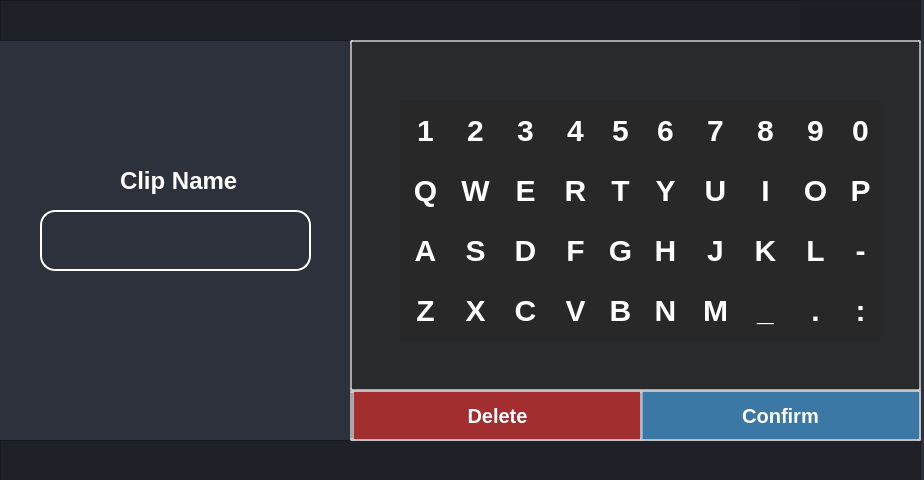
<?xml version="1.0" encoding="UTF-8"?>
<ui version="4.0">
 <class>Dialog</class>
 <widget class="QDialog" name="Dialog">
  <property name="geometry">
   <rect>
    <x>0</x>
    <y>0</y>
    <width>924</width>
    <height>480</height>
   </rect>
  </property>
  <property name="windowTitle">
   <string>Dialog</string>
  </property>
  <property name="styleSheet">
   <string notr="true">background-color: rgb(44,49,60);</string>
  </property>
  <widget class="QFrame" name="frame_2">
   <property name="geometry">
    <rect>
     <x>0</x>
     <y>440</y>
     <width>921</width>
     <height>41</height>
    </rect>
   </property>
   <property name="styleSheet">
    <string notr="true">background-color: rgba(27,29,35,200);</string>
   </property>
   <property name="frameShape">
    <enum>QFrame::StyledPanel</enum>
   </property>
   <property name="frameShadow">
    <enum>QFrame::Raised</enum>
   </property>
  </widget>
  <widget class="QFrame" name="frame">
   <property name="geometry">
    <rect>
     <x>0</x>
     <y>0</y>
     <width>921</width>
     <height>41</height>
    </rect>
   </property>
   <property name="styleSheet">
    <string notr="true">background-color: rgba(27,29,35,200);</string>
   </property>
   <property name="frameShape">
    <enum>QFrame::StyledPanel</enum>
   </property>
   <property name="frameShadow">
    <enum>QFrame::Raised</enum>
   </property>
   <widget class="QFrame" name="frame_btns_right">
    <property name="geometry">
     <rect>
      <x>800</x>
      <y>0</y>
      <width>120</width>
      <height>42</height>
     </rect>
    </property>
    <property name="sizePolicy">
     <sizepolicy hsizetype="Expanding" vsizetype="Preferred">
      <horstretch>0</horstretch>
      <verstretch>0</verstretch>
     </sizepolicy>
    </property>
    <property name="maximumSize">
     <size>
      <width>120</width>
      <height>16777215</height>
     </size>
    </property>
    <property name="frameShape">
     <enum>QFrame::NoFrame</enum>
    </property>
    <property name="frameShadow">
     <enum>QFrame::Raised</enum>
    </property>
    <layout class="QHBoxLayout" name="horizontalLayout_5">
     <property name="spacing">
      <number>0</number>
     </property>
     <property name="leftMargin">
      <number>0</number>
     </property>
     <property name="topMargin">
      <number>0</number>
     </property>
     <property name="rightMargin">
      <number>0</number>
     </property>
     <property name="bottomMargin">
      <number>0</number>
     </property>
     <item>
      <widget class="QPushButton" name="minimize_nameclip">
       <property name="sizePolicy">
        <sizepolicy hsizetype="Minimum" vsizetype="Expanding">
         <horstretch>0</horstretch>
         <verstretch>0</verstretch>
        </sizepolicy>
       </property>
       <property name="minimumSize">
        <size>
         <width>40</width>
         <height>0</height>
        </size>
       </property>
       <property name="maximumSize">
        <size>
         <width>40</width>
         <height>16777215</height>
        </size>
       </property>
       <property name="toolTip">
        <string>Minimize</string>
       </property>
       <property name="styleSheet">
        <string notr="true">QPushButton {	
	border: none;
	background-color: transparent;
}
QPushButton:hover {
	background-color: rgb(52, 59, 72);
}
QPushButton:pressed {	
	background-color: rgb(85, 170, 255);
}</string>
       </property>
       <property name="text">
        <string/>
       </property>
       <property name="icon">
        <iconset resource="files.qrc">
         <normaloff>:/16x16/icons/16x16/cil-window-minimize.png</normaloff>:/16x16/icons/16x16/cil-window-minimize.png</iconset>
       </property>
      </widget>
     </item>
     <item>
      <widget class="QPushButton" name="maximize_nameclip">
       <property name="sizePolicy">
        <sizepolicy hsizetype="Minimum" vsizetype="Expanding">
         <horstretch>0</horstretch>
         <verstretch>0</verstretch>
        </sizepolicy>
       </property>
       <property name="minimumSize">
        <size>
         <width>40</width>
         <height>0</height>
        </size>
       </property>
       <property name="maximumSize">
        <size>
         <width>40</width>
         <height>16777215</height>
        </size>
       </property>
       <property name="toolTip">
        <string>Maximize</string>
       </property>
       <property name="styleSheet">
        <string notr="true">QPushButton {	
	border: none;
	background-color: transparent;
}
QPushButton:hover {
	background-color: rgb(52, 59, 72);
}
QPushButton:pressed {	
	background-color: rgb(85, 170, 255);
}</string>
       </property>
       <property name="text">
        <string/>
       </property>
       <property name="icon">
        <iconset resource="files.qrc">
         <normaloff>:/16x16/icons/16x16/cil-window-maximize.png</normaloff>:/16x16/icons/16x16/cil-window-maximize.png</iconset>
       </property>
      </widget>
     </item>
     <item>
      <widget class="QPushButton" name="close_nameclip">
       <property name="sizePolicy">
        <sizepolicy hsizetype="Minimum" vsizetype="Expanding">
         <horstretch>0</horstretch>
         <verstretch>0</verstretch>
        </sizepolicy>
       </property>
       <property name="minimumSize">
        <size>
         <width>40</width>
         <height>0</height>
        </size>
       </property>
       <property name="maximumSize">
        <size>
         <width>40</width>
         <height>16777215</height>
        </size>
       </property>
       <property name="toolTip">
        <string>Close</string>
       </property>
       <property name="styleSheet">
        <string notr="true">QPushButton {	
	border: none;
	background-color: transparent;
}
QPushButton:hover {
	background-color: rgb(52, 59, 72);
}
QPushButton:pressed {	
	background-color: rgb(85, 170, 255);
}</string>
       </property>
       <property name="text">
        <string/>
       </property>
       <property name="icon">
        <iconset resource="files.qrc">
         <normaloff>:/16x16/icons/16x16/cil-x.png</normaloff>:/16x16/icons/16x16/cil-x.png</iconset>
       </property>
      </widget>
     </item>
    </layout>
   </widget>
  </widget>
  <widget class="QFrame" name="frame_6">
   <property name="geometry">
    <rect>
     <x>350</x>
     <y>390</y>
     <width>571</width>
     <height>51</height>
    </rect>
   </property>
   <property name="styleSheet">
    <string notr="true">    font-family: &quot;Arial&quot;;    /* Cambia la fuente */
    font-size: 16px;         /* Tamaño del texto */
    font-weight: bold;       /* Negrita */    
    color: white;				 /* Color del texto */
	padding: 10px;           
    border-radius: 2px;
	background-color: rgba(40,40,40,200);
	border: 2px solid rgba(200,200,200,200);  /* Borde blanco con transparencia */</string>
   </property>
   <property name="frameShape">
    <enum>QFrame::StyledPanel</enum>
   </property>
   <property name="frameShadow">
    <enum>QFrame::Raised</enum>
   </property>
   <widget class="QPushButton" name="nameclip_delete">
    <property name="geometry">
     <rect>
      <x>2</x>
      <y>0</y>
      <width>291</width>
      <height>51</height>
     </rect>
    </property>
    <property name="styleSheet">
     <string notr="true">QPushButton {
    font-family: &quot;Arial&quot;;    /* Cambia la fuente */
    font-size: 20px;         /* Tamaño del texto */
    font-weight: bold;       /* Negrita */    
    color: white;				 /* Color del texto */
	padding: 10px;   
	background-color: rgba(250,50,50,150);        
	border: 2px solid rgba(200,200,200,200);  /* Borde blanco con transparencia */
}

QPushButton:hover {
	background-color: rgba(250,50,50,50);
}

QPushButton:pressed {
    background-color: rgba(0,150,250,50);
}</string>
    </property>
    <property name="text">
     <string>Delete</string>
    </property>
   </widget>
   <widget class="QPushButton" name="nameclip_confirm">
    <property name="geometry">
     <rect>
      <x>290</x>
      <y>0</y>
      <width>281</width>
      <height>51</height>
     </rect>
    </property>
    <property name="styleSheet">
     <string notr="true">QPushButton {
    font-family: &quot;Arial&quot;;    /* Cambia la fuente */
    font-size: 20px;         /* Tamaño del texto */
    font-weight: bold;       /* Negrita */    
    color: white;				 /* Color del texto */
	padding: 10px;  
	background-color: rgba(75,175,250,150);         
	border: 2px solid rgba(200,200,200,200);   /* Borde blanco con transparencia */
}

QPushButton:hover {
	background-color: rgba(0,150,250,50);
}

QPushButton:pressed {
    background-color: rgba(0,150,250,50);
}</string>
    </property>
    <property name="text">
     <string>Confirm</string>
    </property>
   </widget>
  </widget>
  <widget class="QFrame" name="frame_5">
   <property name="geometry">
    <rect>
     <x>350</x>
     <y>40</y>
     <width>571</width>
     <height>351</height>
    </rect>
   </property>
   <property name="styleSheet">
    <string notr="true">    font-family: &quot;Arial&quot;;    /* Cambia la fuente */
    font-size: 16px;         /* Tamaño del texto */
    font-weight: bold;       /* Negrita */    
    color: white;				 /* Color del texto */
	padding: 10px;           
    border-radius: 2px;
	background-color: rgba(40,40,40,200);
	border: 2px solid rgba(200,200,200,200); </string>
   </property>
   <property name="frameShape">
    <enum>QFrame::StyledPanel</enum>
   </property>
   <property name="frameShadow">
    <enum>QFrame::Raised</enum>
   </property>
   <widget class="QPushButton" name="nameclip_1">
    <property name="geometry">
     <rect>
      <x>50</x>
      <y>60</y>
      <width>51</width>
      <height>61</height>
     </rect>
    </property>
    <property name="styleSheet">
     <string notr="true">border: transparent;
font-size: 30px;</string>
    </property>
    <property name="text">
     <string>1</string>
    </property>
   </widget>
   <widget class="QPushButton" name="nameclip_2">
    <property name="geometry">
     <rect>
      <x>100</x>
      <y>60</y>
      <width>51</width>
      <height>61</height>
     </rect>
    </property>
    <property name="styleSheet">
     <string notr="true">border: transparent;
font-size: 30px;</string>
    </property>
    <property name="text">
     <string>2</string>
    </property>
   </widget>
   <widget class="QPushButton" name="nameclip_3">
    <property name="geometry">
     <rect>
      <x>150</x>
      <y>60</y>
      <width>51</width>
      <height>61</height>
     </rect>
    </property>
    <property name="styleSheet">
     <string notr="true">border: transparent;
font-size: 30px;</string>
    </property>
    <property name="text">
     <string>3</string>
    </property>
   </widget>
   <widget class="QPushButton" name="nameclip_5">
    <property name="geometry">
     <rect>
      <x>250</x>
      <y>60</y>
      <width>41</width>
      <height>61</height>
     </rect>
    </property>
    <property name="styleSheet">
     <string notr="true">border: transparent;
font-size: 30px;</string>
    </property>
    <property name="text">
     <string>5</string>
    </property>
   </widget>
   <widget class="QPushButton" name="nameclip_6">
    <property name="geometry">
     <rect>
      <x>290</x>
      <y>60</y>
      <width>51</width>
      <height>61</height>
     </rect>
    </property>
    <property name="styleSheet">
     <string notr="true">border: transparent;
font-size: 30px;</string>
    </property>
    <property name="text">
     <string>6</string>
    </property>
   </widget>
   <widget class="QPushButton" name="nameclip_4">
    <property name="geometry">
     <rect>
      <x>200</x>
      <y>60</y>
      <width>51</width>
      <height>61</height>
     </rect>
    </property>
    <property name="styleSheet">
     <string notr="true">border: transparent;
font-size: 30px;</string>
    </property>
    <property name="text">
     <string>4</string>
    </property>
   </widget>
   <widget class="QPushButton" name="nameclip_8">
    <property name="geometry">
     <rect>
      <x>390</x>
      <y>60</y>
      <width>51</width>
      <height>61</height>
     </rect>
    </property>
    <property name="styleSheet">
     <string notr="true">border: transparent;
font-size: 30px;</string>
    </property>
    <property name="text">
     <string>8</string>
    </property>
   </widget>
   <widget class="QPushButton" name="nameclip_9">
    <property name="geometry">
     <rect>
      <x>440</x>
      <y>60</y>
      <width>51</width>
      <height>61</height>
     </rect>
    </property>
    <property name="styleSheet">
     <string notr="true">border: transparent;
font-size: 30px;</string>
    </property>
    <property name="text">
     <string>9</string>
    </property>
   </widget>
   <widget class="QPushButton" name="nameclip_7">
    <property name="geometry">
     <rect>
      <x>340</x>
      <y>60</y>
      <width>51</width>
      <height>61</height>
     </rect>
    </property>
    <property name="styleSheet">
     <string notr="true">border: transparent;
font-size: 30px;</string>
    </property>
    <property name="text">
     <string>7</string>
    </property>
   </widget>
   <widget class="QPushButton" name="nameclip_0">
    <property name="geometry">
     <rect>
      <x>490</x>
      <y>60</y>
      <width>41</width>
      <height>61</height>
     </rect>
    </property>
    <property name="styleSheet">
     <string notr="true">border: transparent;
font-size: 30px;</string>
    </property>
    <property name="text">
     <string>0</string>
    </property>
   </widget>
   <widget class="QPushButton" name="nameclip_punt">
    <property name="geometry">
     <rect>
      <x>440</x>
      <y>240</y>
      <width>51</width>
      <height>61</height>
     </rect>
    </property>
    <property name="styleSheet">
     <string notr="true">border: transparent;
font-size: 30px;</string>
    </property>
    <property name="text">
     <string>.</string>
    </property>
   </widget>
   <widget class="QPushButton" name="nameclip_dospunts">
    <property name="geometry">
     <rect>
      <x>490</x>
      <y>240</y>
      <width>41</width>
      <height>61</height>
     </rect>
    </property>
    <property name="styleSheet">
     <string notr="true">border: transparent;
font-size: 30px;</string>
    </property>
    <property name="text">
     <string>:</string>
    </property>
   </widget>
   <widget class="QPushButton" name="nameclip_E">
    <property name="geometry">
     <rect>
      <x>150</x>
      <y>120</y>
      <width>51</width>
      <height>61</height>
     </rect>
    </property>
    <property name="styleSheet">
     <string notr="true">border: transparent;
font-size: 30px;</string>
    </property>
    <property name="text">
     <string>E</string>
    </property>
   </widget>
   <widget class="QPushButton" name="nameclip_R">
    <property name="geometry">
     <rect>
      <x>200</x>
      <y>120</y>
      <width>51</width>
      <height>61</height>
     </rect>
    </property>
    <property name="styleSheet">
     <string notr="true">border: transparent;
font-size: 30px;</string>
    </property>
    <property name="text">
     <string>R</string>
    </property>
   </widget>
   <widget class="QPushButton" name="nameclip_Y">
    <property name="geometry">
     <rect>
      <x>290</x>
      <y>120</y>
      <width>51</width>
      <height>61</height>
     </rect>
    </property>
    <property name="styleSheet">
     <string notr="true">border: transparent;
font-size: 30px;</string>
    </property>
    <property name="text">
     <string>Y</string>
    </property>
   </widget>
   <widget class="QPushButton" name="nameclip_U">
    <property name="geometry">
     <rect>
      <x>340</x>
      <y>120</y>
      <width>51</width>
      <height>61</height>
     </rect>
    </property>
    <property name="styleSheet">
     <string notr="true">border: transparent;
font-size: 30px;</string>
    </property>
    <property name="text">
     <string>U</string>
    </property>
   </widget>
   <widget class="QPushButton" name="nameclip_I">
    <property name="geometry">
     <rect>
      <x>390</x>
      <y>120</y>
      <width>51</width>
      <height>61</height>
     </rect>
    </property>
    <property name="styleSheet">
     <string notr="true">border: transparent;
font-size: 30px;</string>
    </property>
    <property name="text">
     <string>I</string>
    </property>
   </widget>
   <widget class="QPushButton" name="nameclip_Q">
    <property name="geometry">
     <rect>
      <x>50</x>
      <y>120</y>
      <width>51</width>
      <height>61</height>
     </rect>
    </property>
    <property name="styleSheet">
     <string notr="true">border: transparent;
font-size: 30px;</string>
    </property>
    <property name="text">
     <string>Q</string>
    </property>
   </widget>
   <widget class="QPushButton" name="nameclip_W">
    <property name="geometry">
     <rect>
      <x>100</x>
      <y>120</y>
      <width>51</width>
      <height>61</height>
     </rect>
    </property>
    <property name="styleSheet">
     <string notr="true">border: transparent;
font-size: 30px;</string>
    </property>
    <property name="text">
     <string>W</string>
    </property>
   </widget>
   <widget class="QPushButton" name="nameclip_O">
    <property name="geometry">
     <rect>
      <x>440</x>
      <y>120</y>
      <width>51</width>
      <height>61</height>
     </rect>
    </property>
    <property name="styleSheet">
     <string notr="true">border: transparent;
font-size: 30px;</string>
    </property>
    <property name="text">
     <string>O</string>
    </property>
   </widget>
   <widget class="QPushButton" name="nameclip_T">
    <property name="geometry">
     <rect>
      <x>250</x>
      <y>120</y>
      <width>41</width>
      <height>61</height>
     </rect>
    </property>
    <property name="styleSheet">
     <string notr="true">border: transparent;
font-size: 30px;</string>
    </property>
    <property name="text">
     <string>T</string>
    </property>
   </widget>
   <widget class="QPushButton" name="nameclip_P">
    <property name="geometry">
     <rect>
      <x>490</x>
      <y>120</y>
      <width>41</width>
      <height>61</height>
     </rect>
    </property>
    <property name="styleSheet">
     <string notr="true">border: transparent;
font-size: 30px;</string>
    </property>
    <property name="text">
     <string>P</string>
    </property>
   </widget>
   <widget class="QPushButton" name="nameclip_barra">
    <property name="geometry">
     <rect>
      <x>490</x>
      <y>180</y>
      <width>41</width>
      <height>61</height>
     </rect>
    </property>
    <property name="styleSheet">
     <string notr="true">border: transparent;
font-size: 30px;</string>
    </property>
    <property name="text">
     <string>-</string>
    </property>
   </widget>
   <widget class="QPushButton" name="nameclip_F">
    <property name="geometry">
     <rect>
      <x>200</x>
      <y>180</y>
      <width>51</width>
      <height>61</height>
     </rect>
    </property>
    <property name="styleSheet">
     <string notr="true">border: transparent;
font-size: 30px;</string>
    </property>
    <property name="text">
     <string>F</string>
    </property>
   </widget>
   <widget class="QPushButton" name="nameclip_L">
    <property name="geometry">
     <rect>
      <x>440</x>
      <y>180</y>
      <width>51</width>
      <height>61</height>
     </rect>
    </property>
    <property name="styleSheet">
     <string notr="true">border: transparent;
font-size: 30px;</string>
    </property>
    <property name="text">
     <string>L</string>
    </property>
   </widget>
   <widget class="QPushButton" name="nameclip_H">
    <property name="geometry">
     <rect>
      <x>290</x>
      <y>180</y>
      <width>51</width>
      <height>61</height>
     </rect>
    </property>
    <property name="styleSheet">
     <string notr="true">border: transparent;
font-size: 30px;</string>
    </property>
    <property name="text">
     <string>H</string>
    </property>
   </widget>
   <widget class="QPushButton" name="nameclip_J">
    <property name="geometry">
     <rect>
      <x>340</x>
      <y>180</y>
      <width>51</width>
      <height>61</height>
     </rect>
    </property>
    <property name="styleSheet">
     <string notr="true">border: transparent;
font-size: 30px;</string>
    </property>
    <property name="text">
     <string>J</string>
    </property>
   </widget>
   <widget class="QPushButton" name="nameclip_D">
    <property name="geometry">
     <rect>
      <x>150</x>
      <y>180</y>
      <width>51</width>
      <height>61</height>
     </rect>
    </property>
    <property name="styleSheet">
     <string notr="true">border: transparent;
font-size: 30px;</string>
    </property>
    <property name="text">
     <string>D</string>
    </property>
   </widget>
   <widget class="QPushButton" name="nameclip_G">
    <property name="geometry">
     <rect>
      <x>250</x>
      <y>180</y>
      <width>41</width>
      <height>61</height>
     </rect>
    </property>
    <property name="styleSheet">
     <string notr="true">border: transparent;
font-size: 30px;</string>
    </property>
    <property name="text">
     <string>G</string>
    </property>
   </widget>
   <widget class="QPushButton" name="nameclip_K">
    <property name="geometry">
     <rect>
      <x>390</x>
      <y>180</y>
      <width>51</width>
      <height>61</height>
     </rect>
    </property>
    <property name="styleSheet">
     <string notr="true">border: transparent;
font-size: 30px;</string>
    </property>
    <property name="text">
     <string>K</string>
    </property>
   </widget>
   <widget class="QPushButton" name="nameclip_A">
    <property name="geometry">
     <rect>
      <x>50</x>
      <y>180</y>
      <width>51</width>
      <height>61</height>
     </rect>
    </property>
    <property name="styleSheet">
     <string notr="true">border: transparent;
font-size: 30px;</string>
    </property>
    <property name="text">
     <string>A</string>
    </property>
   </widget>
   <widget class="QPushButton" name="nameclip_S">
    <property name="geometry">
     <rect>
      <x>100</x>
      <y>180</y>
      <width>51</width>
      <height>61</height>
     </rect>
    </property>
    <property name="styleSheet">
     <string notr="true">border: transparent;
font-size: 30px;</string>
    </property>
    <property name="text">
     <string>S</string>
    </property>
   </widget>
   <widget class="QPushButton" name="nameclip_V">
    <property name="geometry">
     <rect>
      <x>200</x>
      <y>240</y>
      <width>51</width>
      <height>61</height>
     </rect>
    </property>
    <property name="styleSheet">
     <string notr="true">border: transparent;
font-size: 30px;</string>
    </property>
    <property name="text">
     <string>V</string>
    </property>
   </widget>
   <widget class="QPushButton" name="nameclip_Z">
    <property name="geometry">
     <rect>
      <x>50</x>
      <y>240</y>
      <width>51</width>
      <height>61</height>
     </rect>
    </property>
    <property name="styleSheet">
     <string notr="true">border: transparent;
font-size: 30px;</string>
    </property>
    <property name="text">
     <string>Z</string>
    </property>
   </widget>
   <widget class="QPushButton" name="nameclip_B">
    <property name="geometry">
     <rect>
      <x>250</x>
      <y>240</y>
      <width>41</width>
      <height>61</height>
     </rect>
    </property>
    <property name="styleSheet">
     <string notr="true">border: transparent;
font-size: 30px;</string>
    </property>
    <property name="text">
     <string>B</string>
    </property>
   </widget>
   <widget class="QPushButton" name="nameclip_M">
    <property name="geometry">
     <rect>
      <x>340</x>
      <y>240</y>
      <width>51</width>
      <height>61</height>
     </rect>
    </property>
    <property name="styleSheet">
     <string notr="true">border: transparent;
font-size: 30px;</string>
    </property>
    <property name="text">
     <string>M</string>
    </property>
   </widget>
   <widget class="QPushButton" name="nameclip_barra_baixa">
    <property name="geometry">
     <rect>
      <x>390</x>
      <y>240</y>
      <width>51</width>
      <height>61</height>
     </rect>
    </property>
    <property name="styleSheet">
     <string notr="true">border: transparent;
font-size: 30px;</string>
    </property>
    <property name="text">
     <string>_</string>
    </property>
   </widget>
   <widget class="QPushButton" name="nameclip_X">
    <property name="geometry">
     <rect>
      <x>100</x>
      <y>240</y>
      <width>51</width>
      <height>61</height>
     </rect>
    </property>
    <property name="styleSheet">
     <string notr="true">border: transparent;
font-size: 30px;</string>
    </property>
    <property name="text">
     <string>X</string>
    </property>
   </widget>
   <widget class="QPushButton" name="nameclip_N">
    <property name="geometry">
     <rect>
      <x>290</x>
      <y>240</y>
      <width>51</width>
      <height>61</height>
     </rect>
    </property>
    <property name="styleSheet">
     <string notr="true">border: transparent;
font-size: 30px;</string>
    </property>
    <property name="text">
     <string>N</string>
    </property>
   </widget>
   <widget class="QPushButton" name="nameclip_C">
    <property name="geometry">
     <rect>
      <x>150</x>
      <y>240</y>
      <width>51</width>
      <height>61</height>
     </rect>
    </property>
    <property name="styleSheet">
     <string notr="true">border: transparent;
font-size: 30px;</string>
    </property>
    <property name="text">
     <string>C</string>
    </property>
   </widget>
  </widget>
  <widget class="QTextEdit" name="textedit_clipname_name">
   <property name="geometry">
    <rect>
     <x>40</x>
     <y>210</y>
     <width>271</width>
     <height>61</height>
    </rect>
   </property>
   <property name="styleSheet">
    <string notr="true">    font-family: &quot;Arial&quot;;    /* Cambia la fuente */
    font-size: 22px;         /* Tamaño del texto */
    font-weight: bold;       /* Negrita */    
    color: white;				 /* Color del texto */
	padding: 10px;           
    border-radius: 15px;
	background-color: transparent;
	border: 2px solid rgba(255,255,255,255);  /* Borde blanco con transparencia */</string>
   </property>
  </widget>
  <widget class="QLabel" name="label_name">
   <property name="geometry">
    <rect>
     <x>120</x>
     <y>160</y>
     <width>131</width>
     <height>41</height>
    </rect>
   </property>
   <property name="styleSheet">
    <string notr="true">QLabel {
    font-family: &quot;Arial&quot;;    /* Cambia la fuente */
    font-size: 24px;         /* Tamaño del texto */
    font-weight: bold;       /* Negrita */    
    color: white;				 /* Color del texto */
	background-color: transparent;
}
</string>
   </property>
   <property name="text">
    <string>Clip Name</string>
   </property>
  </widget>
 </widget>
 <resources>
  <include location="files.qrc"/>
 </resources>
 <connections/>
</ui>
